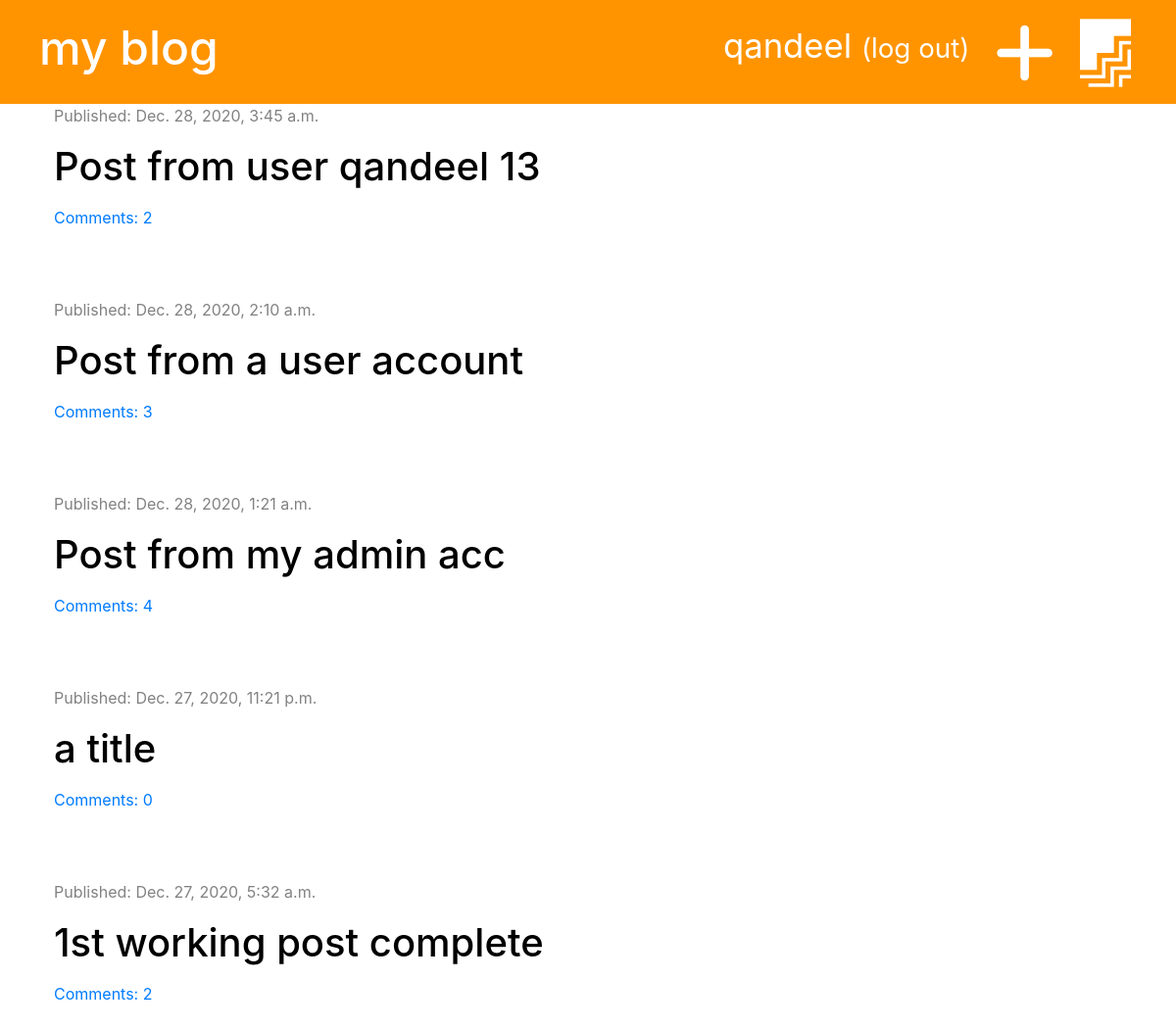
The page / (signed in) on the database its author committed.
### blog/models.py (models this page shows, shortened)
class Post(models.Model):
    author = models.ForeignKey('auth.User', on_delete=models.CASCADE)
    title = models.CharField(max_length=250)
    text = models.TextField()
    created_date = models.DateTimeField(default=timezone.now)
    published_date = models.DateTimeField(blank=True, null=True)
    def approved_comments(self):
        return self.comments.filter(approved=True)

### blog/views.py (the view)
# urls.py: path('', views.post_list, name='post_list'),
def post_list(request):
    posts = Post.objects.filter(published_date__lte=timezone.now()).order_by('-published_date')
    stuff_for_frontend = {'posts': posts}
    return render(request, 'blog/post_list.html', stuff_for_frontend)

### blog/templatetags/markdownify.py (called while the page is built)
@register.filter
def markdown(value):
    renderer = HighlightRenderer()
    markdown = mistune.Markdown(renderer=renderer)
    return markdown(value)

### blog/templates/blog/post_list.html (shortened to what this page needs)
{% extends "base.html" %}
{% load markdownify %}
{% block content %}
{% for post in posts %}
<div class="post">
    <div class="date">
        <p>Published: {{ post.published_date }}</p>
    </div>
    <h1>
        <a href="{% url 'blog:post_detail' post.id %}">{{ post.title }}</a>
    </h1>
    <a href="{% url 'blog:post_detail' post.id %}">Comments: {{ post.approved_comments.count }}</a>
</div>
{% endfor %}
{% endblock %}

### templates/base.html (shortened to what this page needs)
{% load static %}
<!DOCTYPE html>
<html lang="en">
<head>
    <link rel="stylesheet" href="https://stackpath.bootstrapcdn.com/bootstrap/4.4.1/css/bootstrap.min.css"
 />
    <link rel="stylesheet" href="{% static 'base.css' %}">
    <link href="{% static 'fontawesome_free/css/all.min.css' %}" rel="stylesheet" type="text/css">
    <link rel="stylesheet" href="{% static 'zenburn.css' %}">
</head>
<body>
    <div class="page-header">
        {% if user.is_authenticated %}
        <a href="{% url 'blog:post_draft_list' %}" class="top-menu"><i class="fab fa-firstdraft fa-2x"></i></a>
        <a href="{% url 'blog:post_new' %}" class="top-menu"><i class="fas fa-plus fa-2x"></i></a>
        <p class="top-menu">{{ user.username }} <small><a style="color: white;" href="{% url 'logout' %}">(log out)</a></small></p>
        {% else %}
        <a href="{% url 'login' %}" class="top-menu"><i class="fas fa-sign-in-alt fa-2x"></i></a>
        {% endif %}
        <h1><a href="{% url 'blog:post_list' %}">my blog</a></h1>
    </div>
    <div class="content container">
        <div class="row">
            <div class="col-md-8">
                {% block content %}
                {% endblock %}
            </div>
        </div>
    </div>
</body>
</html>

### blog/static/base.css (style rules this page uses)
.page-header { background-color: #ff9400; margin-top: 0; padding: 20px 20px 20px 40px; }
.page-header h1, .page-header h1 a { color: #ffffff; font-size: 36pt; text-decoration: none; }
.content { margin-left: 40px; }
.date { color: #828282; }
.post { margin-bottom: 70px; }
.post h1 a { color: #000000; }
.top-menu { color: #ffffff; float: right; font-size: 26pt; margin-right: 26px; }

### rows shown on the page
Post: published_date "Dec. 28, 2020, 3:45 a.m.", title "Post from user qandeel 13", approved_comments.count "2"
Post: published_date "Dec. 28, 2020, 2:10 a.m.", title "Post from a user account", approved_comments.count "3"
Post: published_date "Dec. 28, 2020, 1:21 a.m.", title "Post from my admin acc", approved_comments.count "4"
Post: published_date "Dec. 27, 2020, 11:21 p.m.", title "a title", approved_comments.count "0"
Post: published_date "Dec. 27, 2020, 5:32 a.m.", title "1st working post complete", approved_comments.count "2"

### other values the page prints
{{ user.username }} "qandeel"
